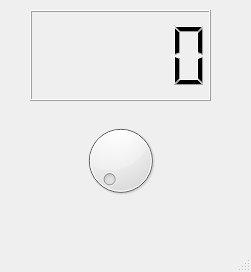
<?xml version="1.0" encoding="UTF-8"?>
<ui version="4.0">
 <class>MainWindow</class>
 <widget class="QMainWindow" name="MainWindow">
  <property name="geometry">
   <rect>
    <x>0</x>
    <y>0</y>
    <width>251</width>
    <height>272</height>
   </rect>
  </property>
  <property name="windowTitle">
   <string>MainWindow</string>
  </property>
  <widget class="QWidget" name="centralwidget">
   <widget class="QDial" name="dial">
    <property name="geometry">
     <rect>
      <x>80</x>
      <y>120</y>
      <width>81</width>
      <height>81</height>
     </rect>
    </property>
   </widget>
   <widget class="QLCDNumber" name="lcdNumber">
    <property name="geometry">
     <rect>
      <x>30</x>
      <y>10</y>
      <width>181</width>
      <height>91</height>
     </rect>
    </property>
   </widget>
  </widget>
  <widget class="QMenuBar" name="menubar">
   <property name="geometry">
    <rect>
     <x>0</x>
     <y>0</y>
     <width>251</width>
     <height>28</height>
    </rect>
   </property>
  </widget>
  <widget class="QStatusBar" name="statusbar"/>
 </widget>
 <resources/>
 <connections>
  <connection>
   <sender>dial</sender>
   <signal>valueChanged(int)</signal>
   <receiver>MainWindow</receiver>
   <slot>lcd_slot()</slot>
   <hints>
    <hint type="sourcelabel">
     <x>228</x>
     <y>232</y>
    </hint>
    <hint type="destinationlabel">
     <x>230</x>
     <y>281</y>
    </hint>
   </hints>
  </connection>
 </connections>
 <slots>
  <slot>lcd_slot()</slot>
 </slots>
</ui>
